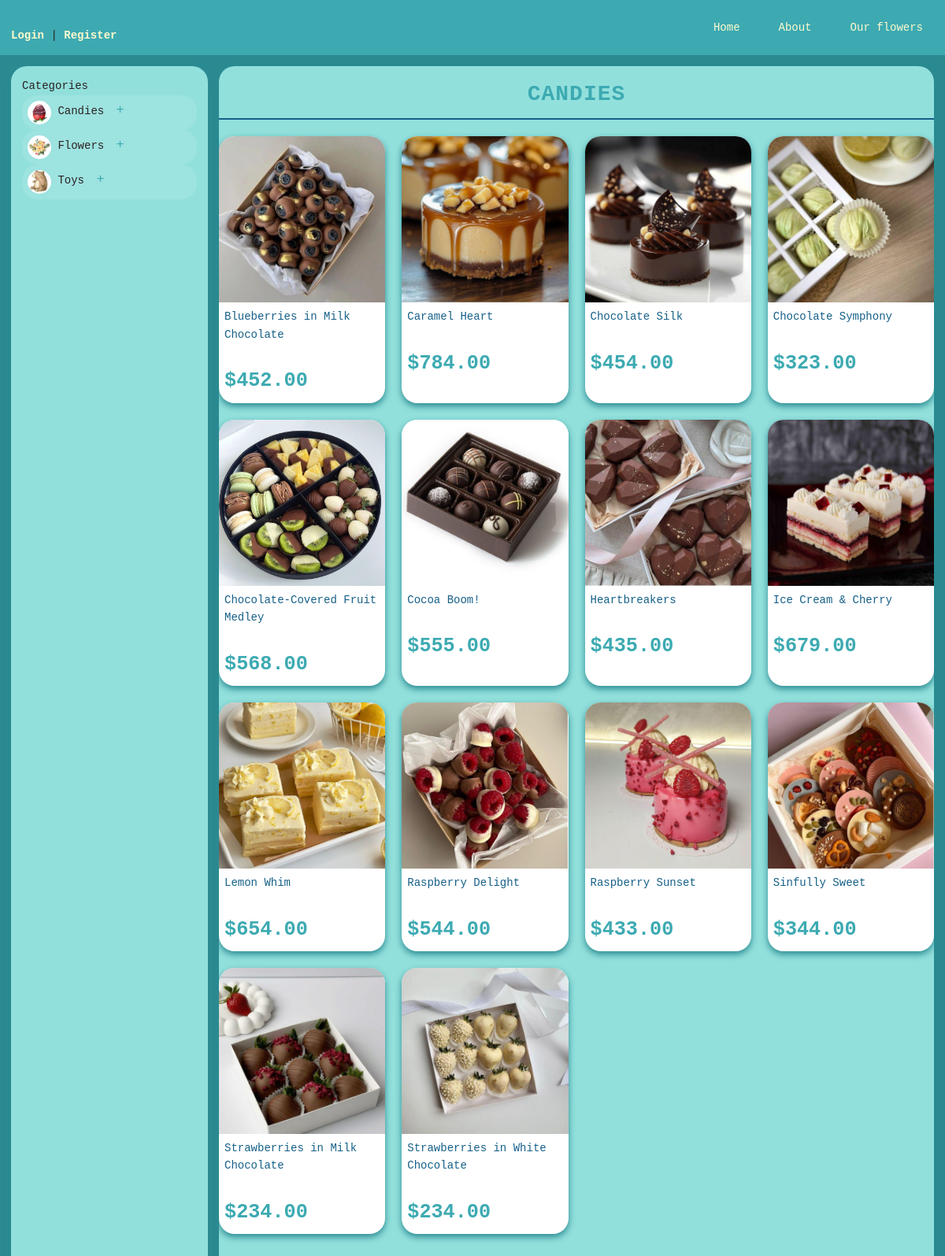
Page /products/category/2/ on the earlier database version.
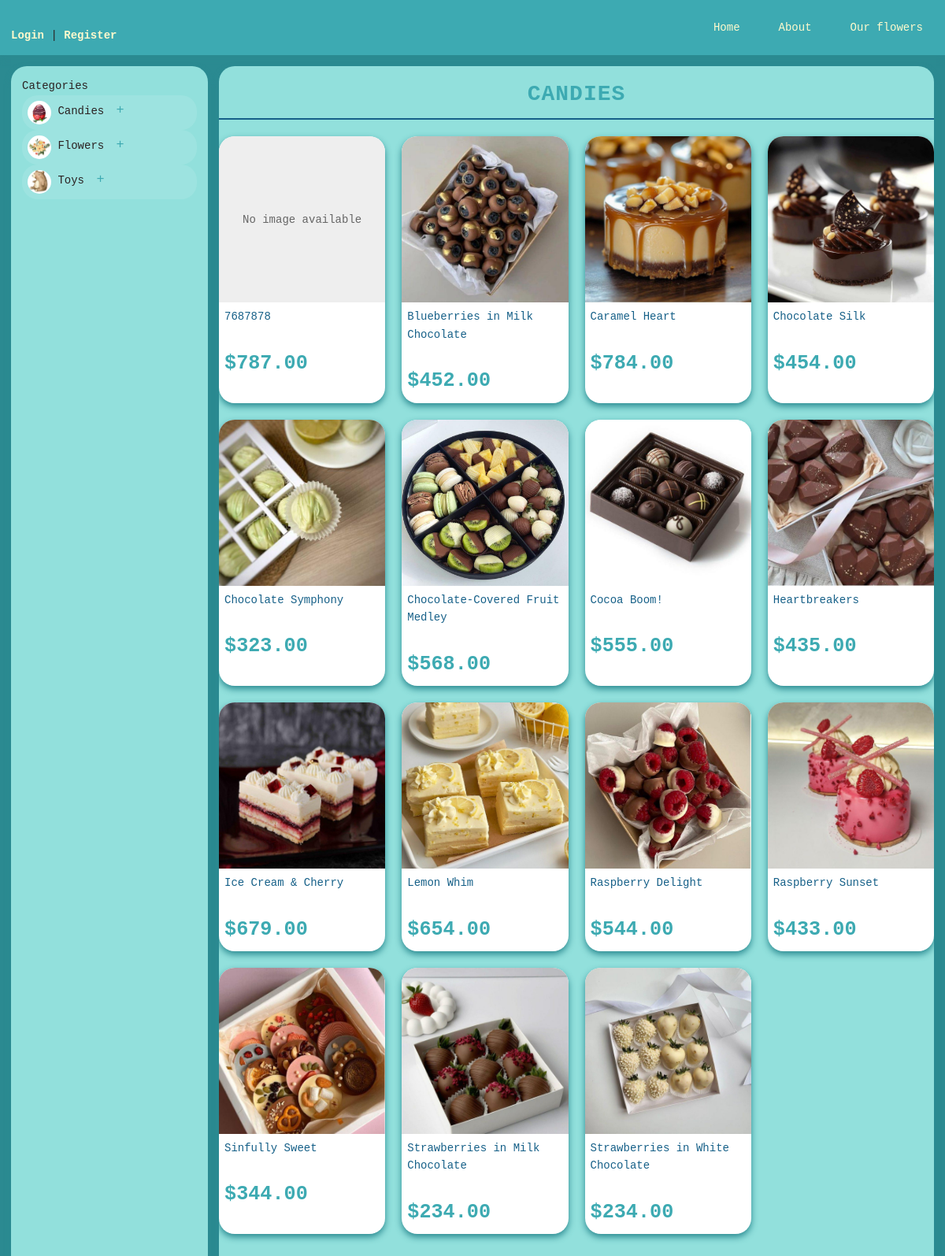
Same page on the later database version.
### products/models.py (models this page shows, shortened)
class Category(models.Model):
    name = models.CharField(max_length=100, verbose_name='Category Name')
    description = models.TextField(blank=True, verbose_name='Category Description')
    image = models.ImageField(
        upload_to='category/',
        blank=True,
        verbose_name='Category Image'
    )
    class Meta:
        verbose_name = 'Category'
        verbose_name_plural = 'Categories'
        ordering = ['name']

class Product(models.Model):
    name = models.CharField(max_length=255, verbose_name='Product Name')
    subcategory = models.ForeignKey(SubCategory, on_delete=models.CASCADE,
                                   related_name='products', verbose_name='Subcategory')
    description = models.TextField(blank=True, verbose_name='Product Description')
    price = models.DecimalField(max_digits=10, decimal_places=2, verbose_name='Price')
    quantity = models.PositiveIntegerField(default=0, verbose_name='Quantity in Stock')
    image = models.ImageField(
        upload_to='products/',
        blank=True,
        verbose_name='Product Image'
    )
    available = models.BooleanField(default=True, verbose_name='Available')
    class Meta:
        verbose_name = 'Product'
        verbose_name_plural = 'Products'
        ordering = ['name']

### products/views.py (the view)
# urls.py: path('category/<int:category_id>/', views.category_view, name='category_view'),
def category_view(request, category_id):
    category = get_object_or_404(Category, id=category_id)
    products = Product.objects.filter(
        subcategory__category=category,
        available=True  # Уже фильтрует по доступности
    ).select_related('subcategory')
    cart_items = {}
    if request.user.is_authenticated:
        cart, created = Cart.objects.get_or_create(user=request.user)
        cart_items = {str(item.product.id): item.quantity for item in cart.items.all()}
    context = {
            'category': category,
            'products': products,
            'cart_items': cart_items,
            'favorite_products': Favorite.objects.filter(user=request.user).values_list('product', flat=True) if request.user.is_authenticated else []
        }
    return render(request, 'products/category.html', context)

### products/context_processors.py (called while the page is built)
def categories(request):
    return {
        'categories': Category.objects.prefetch_related('subcategories').all()
    }

### templates/products/category.html (shortened to what this page needs)
{% extends 'home/layout.html' %}
{% load cart_filters %}
{% block content %}
<div class="category-page">
    <h1 class="page-title">{{ category.name }}</h1>
    <div class="products-grid">
        {% if products %}
        {% for product in products %}
        <div class="product-card">
            <div class="product-image-container">
                <a href="{% url 'product_detail' product.id %}" class="product-link">
                    {% if product.image %}
                    <img src="{{ product.image.url }}" alt="{{ product.name }}" class="product-image" />
                    {% else %}
                    <div class="no-image">No image available</div>
                    {% endif %}
                </a>
            </div>
            <div class="product-info">
                <h2 class="product-name">{{ product.name }}</h2>
                <p class="product-price">${{ product.price }}</p>
            </div>
        </div>
        {% endfor %}
        {% else %}
        <p class="no-products">No products available</p>
        {% endif %}
    </div>
</div>
{% endblock %}

### templates/home/layout.html (shortened to what this page needs)
{% load static %}
{% load cart_filters %}
<!DOCTYPE html>
<html lang="en">
    <head>
        <link rel="stylesheet" href="{% static 'home/css/reset.css' %}">
        <link rel="stylesheet" href="{% static 'home/css/layout.css' %}">
        <link rel="stylesheet" href="https://cdnjs.cloudflare.com/ajax/libs/font-awesome/6.0.0-beta3/css/all.min.css">
    </head>
    <body>
        <header class="header">
            <nav class="nav">
                <div class="auth-links">
                    {% if user.is_authenticated %}
                    <p class="welcome-msg">Welcome, <span class="username">{{ user.username }}</span>! <a
                            href="{% url 'users:logout' %}" class="auth-link">Logout</a></p>
                    {% else %}
                    <p class="auth-options">
                        <a href="{% url 'users:login' %}" class="auth-link">Login</a> |
                        <a href="{% url 'users:registration' %}" class="auth-link">Register</a>
                    </p>
                    {% endif %}
                </div>
                <div class="nav-links">
                    <div class="nav-item">
                        <a href="{% url '' %}" class="nav-link">Home</a>
                    </div>
                    <div class="nav-item">
                        <a href="{% url 'about' %}" class="nav-link">About</a>
                    </div>
                    <div class="nav-item">
                        <a href="{% url 'products' %}" class="nav-link">Our flowers</a>
                    </div>
                </div>
            </nav>
        </header>
        <div class="main-wrapper">
            <aside class="sidebar">
                <div class="categories">
                    <h3 class="categories-title">Categories</h3>
                    <ul class="categories-list">
                        {% for category in categories %}
                        <li class="category-item">
                            <div class="category-header">
                                {% if category.image %}
                                <img class="category-image" src="{{ category.image.url }}" alt="{{ category.name }}" />
                                {% endif %}
                                <a href="{% url 'category_view' category.id %}" class="category-link">{{ category.name}}</a>
                                {% if category.subcategories.all %}
                                <button class="toggle-subcategories">+</button>
                                {% endif %}
                            </div>
                        </li>
                        {% endfor %}
                    </ul>
                </div>
            </aside>
            <main class="main-content">
                {% block content %}
                {% endblock %}
            </main>
        </div>
    </body>
</html>

### static/home/css/layout.css (style rules this page uses)
:root { --primary-color: #3daab2; --secondary-color: #166088; --accent-color: #92e0dc; --background-color: #2b8a91; --text-color: #2b2222; --light-text: lemonchiffon; --border-radius: 20px; --box-shadow: 0 4px 8px #2b8a91; --transition: all 0.3s ease; --error: #d45d79; }
body { font-family:'Courier New', Courier, monospace; color: var(--text-color); background-color: var(--background-color); margin: 0; padding: 0; line-height: 1.6; display: flex; flex-direction: column; min-height: 100vh; }
.header { background-color: var(--primary-color); padding: 1rem; box-shadow: var(--box-shadow); }
.nav { display: flex; justify-content: space-between; align-items: center; flex-wrap: wrap; }
.auth-links { margin-top: 20px; text-align: center; }
.auth-link { color: var(--light-text); text-decoration: none; font-weight: bold; transition: var(--transition); }
.nav-links { display: flex; gap: 1.5rem; }
.nav-link { color: var(--light-text); text-decoration: none; padding: 0.5rem 1rem; border-radius: var(--border-radius); transition: var(--transition); }
.page-title { font-size: 2rem; font-weight: bold; color: var(--primary-color); margin-bottom: 1.5rem; padding-bottom: 0.5rem; border-bottom: 2px solid var(--secondary-color); text-align: center; text-transform: uppercase; letter-spacing: 1px; margin-top: 1rem; }
.main-wrapper { display: flex; flex: 1; gap: 1rem; padding: 1rem; }
.sidebar { width: 250px; background-color: var(--accent-color); border-radius: var(--border-radius); box-shadow: var(--box-shadow); padding: 1rem; position: sticky; top: 1rem; height: calc(100vh - 2rem); overflow-y: auto; flex-shrink: 0; }
.main-content { flex: 1; background-color: var(--accent-color); border-radius: var(--border-radius); box-shadow: var(--box-shadow); overflow-y: auto; height: calc(100vh - 2rem); }
.products-grid { display: grid; grid-template-columns: repeat(auto-fill, minmax(200px, 1fr)); gap: 1.5rem; }
.product-card { background-color: white; border-radius: var(--border-radius); box-shadow: var(--box-shadow); overflow: hidden; transition: var(--transition); }
.product-link { text-decoration: none; color: inherit; display: block; height: 100%; }
.product-image-container { width: 100%; padding-top: 100%; position: relative; overflow: hidden; }
.product-image { position: absolute; top: 0; left: 0; width: 100%; height: 100%; object-fit: cover; }
.no-image { position: absolute; top: 0; left: 0; width: 100%; height: 100%; display: flex; align-items: center; justify-content: center; background-color: #eee; color: #666; }
.product-info { padding: 1rem; }
.product-name { margin: 0 0 0.5rem 0; font-size: 1rem; color: var(--text-color); }
.product-price { margin: 0; font-weight: bold; color: var(--primary-color); }
.category-image { width: 30px; height: 30px; border-radius: 50%; object-fit: cover; }
.category-header { align-items: center; gap: 0.5rem; cursor: pointer; padding: 0.5rem; border-radius: var(--border-radius); background-color: rgba(255, 255, 255, 0.1); transition: var(--transition); }
.toggle-subcategories { background: none; border: none; color: var(--primary-color); font-size: 1.2rem; cursor: pointer; width: 24px; height: 24px; border-radius: 50%; transition: var(--transition); }
.product-info { flex: 1; display: flex; flex-direction: column; gap: 1.5rem; }
.product-name { font-size: 2rem; color: var(--secondary-color); margin: 0; }
.product-price { font-size: 1.8rem; font-weight: bold; color: var(--primary-color); margin: 0; }
.product-info { padding: 0.5rem; }
.product-name { font-size: 1rem; margin-bottom: 0.5rem; color: var(--secondary-color); }

Differences in the rows shown:
added Product: image "No image available", name "7687878", price "787.00"
